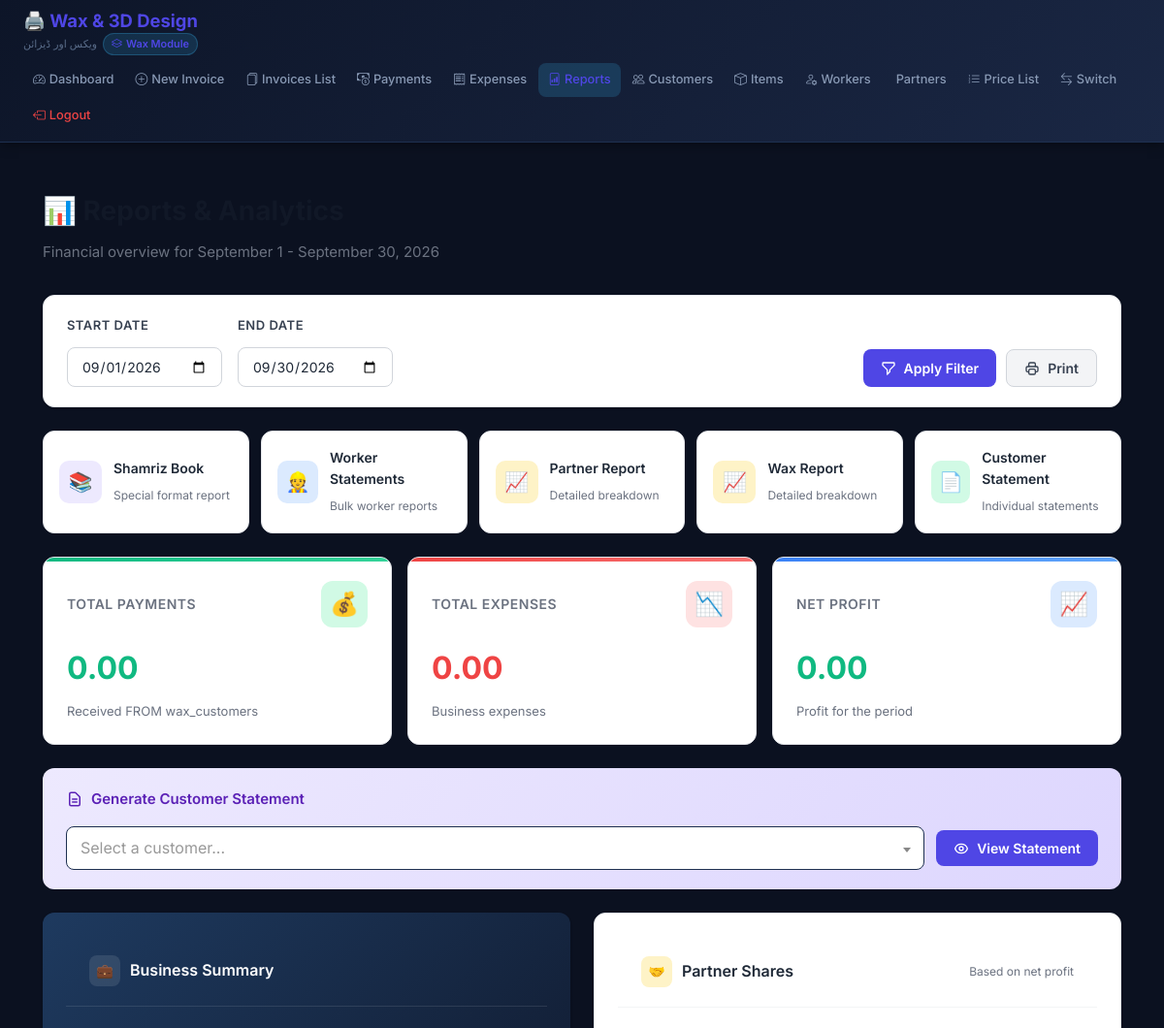
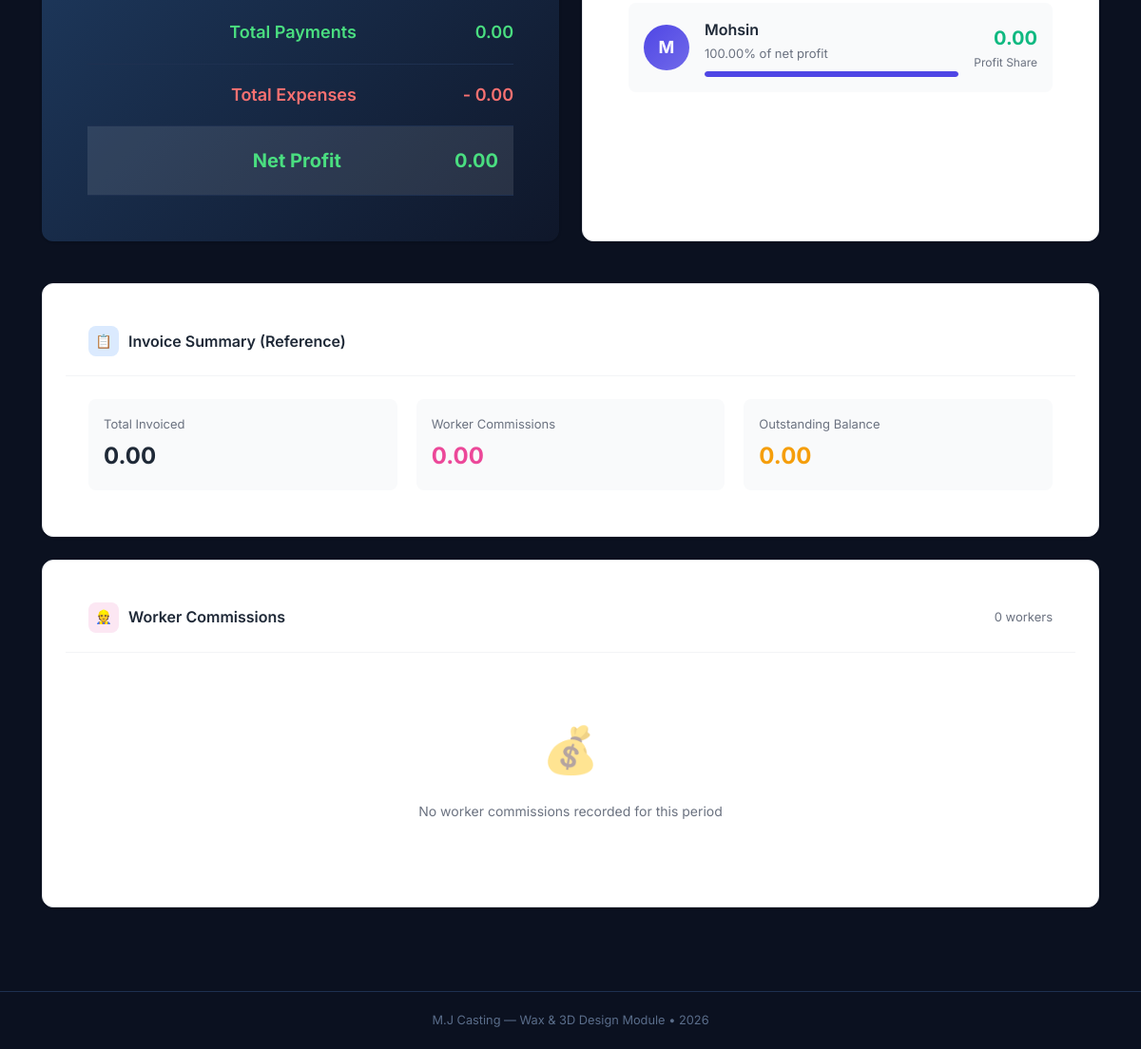
Screenshot of /wax/reports.php (signed in) with the database file from the repository (2 pictures, top to bottom).
### tables this page shows
CREATE TABLE `wax_partners` (
  `id` int(11) NOT NULL,
  `name` varchar(100) NOT NULL,
  `share_percentage` decimal(5,2) NOT NULL,
  `active` tinyint(1) DEFAULT 1
);

### wax/includes/functions.php (called while the page is built, shortened)
<?php
function format_currency($amount) {
    return number_format($amount, 2);
}

### wax/reports.php (the view, shortened to what this page needs)
<?php
require_once __DIR__ . '/includes/functions.php';
$pdo = getDB();
$start_date = $_GET['start_date'] ?? $_COOKIE['report_start_date'] ?? date('Y-m-01');
$end_date = $_GET['end_date'] ?? $_COOKIE['report_end_date'] ?? date('Y-m-t');
$stmt = $pdo->prepare("SELECT SUM(amount) FROM wax_payments WHERE payment_date BETWEEN ? AND ?");
$stmt->execute([$start_date, $end_date]);
$total_payments = $stmt->fetchColumn() ?: 0;
$stmt = $pdo->prepare("SELECT SUM(amount) FROM wax_expenses WHERE expense_date BETWEEN ? AND ?");
$stmt->execute([$start_date, $end_date]);
$total_expenses = $stmt->fetchColumn() ?: 0;
$net_profit = $total_payments - $total_expenses;
$sql = "
    SELECT
        SUM(ii.amount) as total_billed,
        SUM(ii.amount * (ii.worker_percentage / 100)) as total_worker_comm
    FROM wax_invoice_items ii
    JOIN wax_invoices i ON ii.invoice_id = i.id
    WHERE i.invoice_date BETWEEN ? AND ?
";
$stmt = $pdo->prepare($sql);
$stmt->execute([$start_date, $end_date]);
$invoice_stats = $stmt->fetch();
$total_billed = $invoice_stats['total_billed'] ?: 0;
$total_worker_comm = $invoice_stats['total_worker_comm'] ?: 0;
$sql_workers = "
    SELECT
        w.id,
        w.name,
        SUM(ii.commission_amount) as commission
    FROM wax_invoice_items ii
    JOIN wax_invoices i ON ii.invoice_id = i.id
    JOIN wax_workers w ON ii.worker_id = w.id
    WHERE i.invoice_date BETWEEN ? AND ?
    GROUP BY w.id, w.name
    HAVING commission > 0
    ORDER BY commission DESC
";
$stmt = $pdo->prepare($sql_workers);
$stmt->execute([$start_date, $end_date]);
$worker_stats = $stmt->fetchAll();
$partners = $pdo->query("SELECT name, share_percentage FROM wax_partners WHERE active = 1")->fetchAll();
include __DIR__ . '/templates/header.php';
?>
<div class="reports-container">
    <div class="page-header">
        <h1>📊 Reports & Analytics</h1>
        <p>Financial overview for <?= date('F j', strtotime($start_date)) ?> - <?= date('F j, Y', strtotime($end_date)) ?></p>
    </div>
    <div class="filter-section">
        <form method="GET" class="filter-row">
            <div class="filter-group">
                <label>Start Date</label>
                <input type="date" name="start_date" value="<?= $start_date ?>">
            </div>
            <div class="filter-group">
                <label>End Date</label>
                <input type="date" name="end_date" value="<?= $end_date ?>">
            </div>
            <div class="filter-actions">
                <button type="submit" class="btn btn-primary">
                    <svg width="16" height="16" fill="none" stroke="currentColor" viewBox="0 0 24 24">
                        <path stroke-linecap="round" stroke-linejoin="round" stroke-width="2" d="M3 4a1 1 0 011-1h16a1 1 0 011 1v2.586a1 1 0 01-.293.707l-6.414 6.414a1 1 0 00-.293.707V17l-4 4v-6.586a1 1 0 00-.293-.707L3.293 7.293A1 1 0 013 6.586V4z"/>
                    </svg>
                    Apply Filter
                </button>
                <button type="button" class="btn btn-secondary" onclick="window.print()">
                    Print
                </button>
            </div>
        </form>
    </div>
    <div class="quick-actions">
        <a href="print_shamriz_book.php?start_date=<?= $start_date ?>&end_date=<?= $end_date ?>" class="quick-action-card">
            <div class="quick-action-icon purple">📚</div>
            <div class="quick-action-text">
                <h4>Shamriz Book</h4>
                <span>Special format report</span>
            </div>
        </a>
        <a href="report_bulk_worker.php?start_date=<?= $start_date ?>&end_date=<?= $end_date ?>" class="quick-action-card">
            <div class="quick-action-icon blue">👷</div>
            <div class="quick-action-text">
                <h4>Worker Statements</h4>
                <span>Bulk worker reports</span>
            </div>
        </a>
        <a href="report_partner_advanced.php?start_date=<?= $start_date ?>&end_date=<?= $end_date ?>" class="quick-action-card">
            <div class="quick-action-icon amber">📈</div>
            <div class="quick-action-text">
                <h4>Partner Report</h4>
                <span>Detailed breakdown</span>
            </div>
        </a>
                <a href="report_wax.php?start_date=<?= $start_date ?>&end_date=<?= $end_date ?>" class="quick-action-card">
            <div class="quick-action-icon amber">📈</div>
            <div class="quick-action-text">
                <h4>Wax Report</h4>
                <span>Detailed breakdown</span>
            </div>
        </a>
        <a href="#" class="quick-action-card" onclick="document.getElementById('customerSelect').focus(); return false;">
            <div class="quick-action-icon green">📄</div>
            <div class="quick-action-text">
                <h4>Customer Statement</h4>
                <span>Individual statements</span>
            </div>
        </a>
    </div>
    <div class="stats-grid">
        <div class="stat-card payments">
            <div class="stat-header">
                <span class="stat-label">Total Payments</span>
                <div class="stat-icon">💰</div>
            </div>
            <div class="stat-value"><?= format_currency($total_payments) ?></div>
            <div class="stat-subtitle">Received FROM wax_customers</div>
        </div>
        <div class="stat-card expenses">
            <div class="stat-header">
                <span class="stat-label">Total Expenses</span>
                <div class="stat-icon">📉</div>
            </div>
            <div class="stat-value"><?= format_currency($total_expenses) ?></div>
            <div class="stat-subtitle">Business expenses</div>
        </div>
        <div class="stat-card profit">
            <div class="stat-header">
                <span class="stat-label">Net Profit</span>
                <div class="stat-icon"><?= $net_profit >= 0 ? '📈' : '📉' ?></div>
            </div>
            <div class="stat-value"><?= format_currency($net_profit) ?></div>
            <div class="stat-subtitle"><?= $net_profit >= 0 ? 'Profit' : 'Loss' ?> for the period</div>
        </div>
    </div>
    <div class="customer-statement-section">
        <h4>
            <svg width="18" height="18" fill="none" stroke="currentColor" viewBox="0 0 24 24">
                <path stroke-linecap="round" stroke-linejoin="round" stroke-width="2" d="M9 12h6m-6 4h6m2 5H7a2 2 0 01-2-2V5a2 2 0 012-2h5.586a1 1 0 01.707.293l5.414 5.414a1 1 0 01.293.707V19a2 2 0 01-2 2z"/>
            </svg>
            Generate Customer Statement
        </h4>
        <form action="statement_customer.php" method="GET" class="customer-statement-form">
            <div class="select-wrapper">
            </div>
            <button type="submit" class="btn btn-primary">
                View Statement
            </button>
        </form>
    </div>
    <div class="content-grid">
        <div class="card summary-card">
            <div class="card-header">
                <h3>
                    <span class="icon" style="background: rgba(255,255,255,0.1);">💼</span>
                    Business Summary
                </h3>
            </div>
            <div class="card-body">
                <table class="summary-table">
                    <tr>
                        <td class="text-green">Total Payments</td>
                        <td class="text-green"><?= format_currency($total_payments) ?></td>
                    </tr>
                    <tr>
                        <td class="text-red">Total Expenses</td>
                        <td class="text-red">- <?= format_currency($total_expenses) ?></td>
                    </tr>
                    <tr class="total">
                        <td class="<?= $net_profit >= 0 ? 'profit-positive' : 'profit-negative' ?>">Net Profit</td>
                        <td class="<?= $net_profit >= 0 ? 'profit-positive' : 'profit-negative' ?>">
                            <?= format_currency($net_profit) ?>
                        </td>
                    </tr>
                </table>
            </div>
        </div>
        <div class="card">
            <div class="card-header">
                <h3>
                    <span class="icon" style="background: #fef3c7; color: #d97706;">🤝</span>
                    Partner Shares
                </h3>
                <span style="font-size: 12px; color: var(--gray-500);">Based on net profit</span>
            </div>
            <div class="card-body">
                <div class="partner-grid">
                    <?php foreach ($partners as $index => $p):
                        $share_amt = $net_profit * ($p['share_percentage'] / 100);
                        $colors = ['#4f46e5', '#7c3aed', '#2563eb', '#0891b2'];
                        $color = $colors[$index % count($colors)];
                    ?>
                    <div class="partner-card">
                        <div class="partner-avatar" style="background: linear-gradient(135deg, <?= $color ?> 0%, <?= $color ?>cc 100%);">
                            <?= strtoupper(substr($p['name'], 0, 1)) ?>
                        </div>
                        <div class="partner-info">
                            <div class="partner-name"><?= htmlspecialchars($p['name']) ?></div>
                            <div class="partner-percentage"><?= $p['share_percentage'] ?>% of net profit</div>
                            <div class="progress-bar">
                                <div class="progress-fill" style="width: <?= $p['share_percentage'] ?>%; background: <?= $color ?>;"></div>
                            </div>
                        </div>
                        <div class="partner-amount">
                            <div class="value"><?= format_currency($share_amt) ?></div>
                            <div class="label"><?= $share_amt >= 0 ? 'Profit Share' : 'Loss Share' ?></div>
                        </div>
                    </div>
                    <?php endforeach; ?>
                </div>
            </div>
        </div>
    </div>
    <div class="card" style="margin-bottom: 24px;">
        <div class="card-header">
            <h3>
                <span class="icon" style="background: #dbeafe; color: #2563eb;">📋</span>
                Invoice Summary (Reference)
            </h3>
        </div>
        <div class="card-body">
            <div style="display: grid; grid-template-columns: repeat(auto-fit, minmax(200px, 1fr)); gap: 20px;">
                <div style="padding: 16px; background: var(--gray-50); border-radius: var(--radius-sm);">
                    <div style="font-size: 13px; color: var(--gray-500); margin-bottom: 4px;">Total Invoiced</div>
                    <div style="font-size: 24px; font-weight: 700; color: var(--gray-800);"><?= format_currency($total_billed) ?></div>
                </div>
                <div style="padding: 16px; background: var(--gray-50); border-radius: var(--radius-sm);">
                    <div style="font-size: 13px; color: var(--gray-500); margin-bottom: 4px;">Worker Commissions</div>
                    <div style="font-size: 24px; font-weight: 700; color: #ec4899;"><?= format_currency($total_worker_comm) ?></div>
                </div>
                <div style="padding: 16px; background: var(--gray-50); border-radius: var(--radius-sm);">
                    <div style="font-size: 13px; color: var(--gray-500); margin-bottom: 4px;">Outstanding Balance</div>
                    <div style="font-size: 24px; font-weight: 700; color: var(--warning);"><?= format_currency($total_billed - $total_payments) ?></div>
                </div>
            </div>
        </div>
    </div>
    <div class="card">
        <div class="card-header">
            <h3>
                <span class="icon" style="background: #fce7f3; color: #ec4899;">👷</span>
                Worker Commissions
            </h3>
            <span style="font-size: 13px; color: var(--gray-500);"><?= count($worker_stats) ?> workers</span>
        </div>
        <?php if (!empty($worker_stats)): ?>
        <table class="worker-table">
            <thead>
                <tr>
                    <th>Worker</th>
                    <th style="text-align: right;">Commission Amount</th>
                    <th style="text-align: right; width: 120px;">Actions</th>
                </tr>
            </thead>
            <tbody>
                <?php
                $max_commission = max(array_column($worker_stats, 'commission'));
                foreach ($worker_stats as $w):
                    $percentage = $max_commission > 0 ? ($w['commission'] / $max_commission) * 100 : 0;
                ?>
                <tr>
                    <td>
                        <div class="worker-info">
                            <div class="worker-avatar">
                                <?= strtoupper(substr($w['name'], 0, 2)) ?>
                            </div>
                            <div>
                                <div class="worker-name"><?= htmlspecialchars($w['name']) ?></div>
                                <div style="margin-top: 4px;">
                                    <div class="progress-bar" style="width: 100px; height: 4px;">
                                        <div class="progress-fill" style="width: <?= $percentage ?>%; background: linear-gradient(90deg, #f0abfc, #c084fc);"></div>
                                    </div>
                                </div>
                            </div>
                        </div>
                    </td>
                    <td style="text-align: right;">
                        <span class="commission-amount"><?= format_currency($w['commission']) ?></span>
                    </td>
                    <td style="text-align: right;">
                        <a href="statement_worker.php?worker_id=<?= $w['id'] ?>&start_date=<?= $start_date ?>&end_date=<?= $end_date ?>"
                           class="btn btn-secondary btn-sm">
                            <svg width="14" height="14" fill="none" stroke="currentColor" viewBox="0 0 24 24">
                                <path stroke-linecap="round" stroke-linejoin="round" stroke-width="2" d="M9 12h6m-6 4h6m2 5H7a2 2 0 01-2-2V5a2 2 0 012-2h5.586a1 1 0 01.707.293l5.414 5.414a1 1 0 01.293.707V19a2 2 0 01-2 2z"/>
                            </svg>
                            Statement
                        </a>
                    </td>
                </tr>
                <?php endforeach; ?>
            </tbody>
        </table>
        <?php else: ?>
        <div class="card-body">
            <div class="empty-state">
                <div class="icon">💰</div>
                <p>No worker commissions recorded for this period</p>
            </div>
        </div>
        <?php endif; ?>
    </div>
</div>
<?php include __DIR__ . '/templates/footer.php'; ?>

### rows the page displays
wax_partners: name "M", name "Mohsin", share_percentage "100.00", share_amt "0.00", shows "Profit Share"

### other values shown
date('F j', strtotime($start_date)) "September 1"
date('F j, Y', strtotime($end_date)) "September 30, 2026"
format_currency($total_payments) "0.00"
format_currency($total_expenses) "0.00"
format_currency($net_profit) "0.00"
format_currency($total_billed) "0.00"
format_currency($total_worker_comm) "0.00"
format_currency($total_billed - $total_payments) "0.00"
count($worker_stats) "0"
